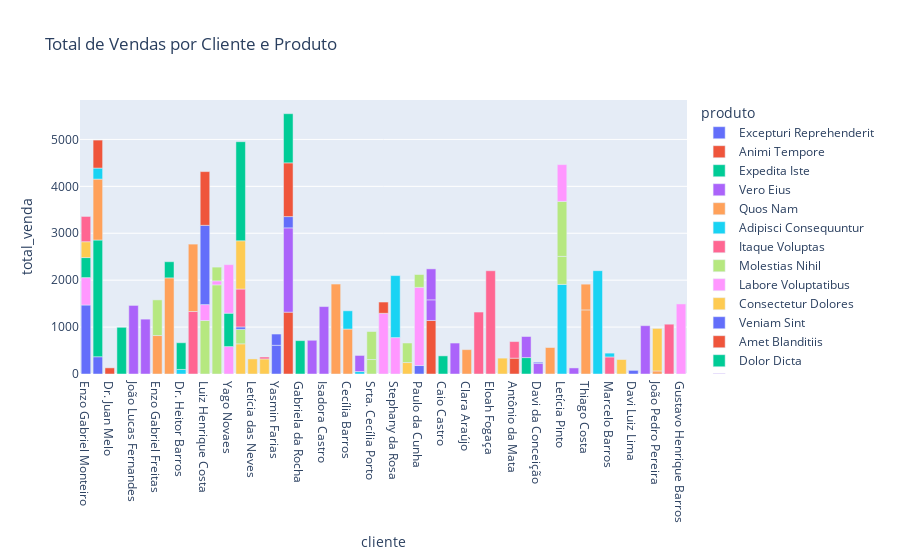

Notebook code cell kept with this figure:
### Code cell
# Gerar grafico
fig = px.bar(df, x="cliente", y="total_venda", color="produto", 
             title="Total de Vendas por Cliente e Produto")
fig.show()

### Figure 1 — Plotly figure (JSON) as saved in the notebook; plotly's stock layout.template omitted (floating-point values rounded to 4 significant figures)
{"data": [{"alignmentgroup": "True", "hovertemplate": "produto=Excepturi Reprehenderit<br>cliente=%{x}<br>total_venda=%{y}<extra></extra>", "legendgroup": "Excepturi Reprehenderit", "marker": {"color": "#636efa", "pattern": {"shape": ""}}, "name": "Excepturi Reprehenderit", "offsetgroup": "Excepturi Reprehenderit", "orientation": "v", "showlegend": true, "textposition": "auto", "type": "bar", "x": ["Enzo Gabriel Monteiro", "Yuri Teixeira"], "xaxis": "x", "y": [1470.0, 367.6], "yaxis": "y"}, {"alignmentgroup": "True", "hovertemplate": "produto=Animi Tempore<br>cliente=%{x}<br>total_venda=%{y}<extra></extra>", "legendgroup": "Animi Tempore", "marker": {"color": "#EF553B", "pattern": {"shape": ""}}, "name": "Animi Tempore", "offsetgroup": "Animi Tempore", "orientation": "v", "showlegend": true, "textposition": "auto", "type": "bar", "x": ["Dr. Juan Melo"], "xaxis": "x", "y": [130.8], "yaxis": "y"}, {"alignmentgroup": "True", "hovertemplate": "produto=Expedita Iste<br>cliente=%{x}<br>total_venda=%{y}<extra></extra>", "legendgroup": "Expedita Iste", "marker": {"color": "#00cc96", "pattern": {"shape": ""}}, "name": "Expedita Iste", "offsetgroup": "Expedita Iste", "orientation": "v", "showlegend": true, "textposition": "auto", "type": "bar", "x": ["João Felipe da Luz", "Yuri Teixeira"], "xaxis": "x", "y": [995.2, 2488.0], "yaxis": "y"}, {"alignmentgroup": "True", "hovertemplate": "produto=Vero Eius<br>cliente=%{x}<br>total_venda=%{y}<extra></extra>", "legendgroup": "Vero Eius", "marker": {"color": "#ab63fa", "pattern": {"shape": ""}}, "name": "Vero Eius", "offsetgroup": "Vero Eius", "orientation": "v", "showlegend": true, "textposition": "auto", "type": "bar", "x": ["João Lucas Fernandes", "Yasmin Vieira"], "xaxis": "x", "y": [1462.0, 1169.0], "yaxis": "y"}, {"alignmentgroup": "True", "hovertemplate": "produto=Quos Nam<br>cliente=%{x}<br>total_venda=%{y}<extra></extra>", "legendgroup": "Quos Nam", "marker": {"color": "#FFA15A", "pattern": {"shape": ""}}, "name": "Quos Nam", "offsetgroup": "Quos Nam", "orientation": "v", "showlegend": true, "textposition": "auto", "type": "bar", "x": ["Enzo Gabriel Freitas", "Henrique Castro"], "xaxis": "x", "y": [819.7, 2049.0], "yaxis": "y"}, {"alignmentgroup": "True", "hovertemplate": "produto=Adipisci Consequuntur<br>cliente=%{x}<br>total_venda=%{y}<extra></extra>", "legendgroup": "Adipisci Consequuntur", "marker": {"color": "#19d3f3", "pattern": {"shape": ""}}, "name": "Adipisci Consequuntur", "offsetgroup": "Adipisci Consequuntur", "orientation": "v", "showlegend": true, "textposition": "auto", "type": "bar", "x": ["Dr. Heitor Barros"], "xaxis": "x", "y": [97.22], "yaxis": "y"}, {"alignmentgroup": "True", "hovertemplate": "produto=Itaque Voluptas<br>cliente=%{x}<br>total_venda=%{y}<extra></extra>", "legendgroup": "Itaque Voluptas", "marker": {"color": "#FF6692", "pattern": {"shape": ""}}, "name": "Itaque Voluptas", "offsetgroup": "Itaque Voluptas", "orientation": "v", "showlegend": true, "textposition": "auto", "type": "bar", "x": ["Alexia da Cruz"], "xaxis": "x", "y": [1332.0], "yaxis": "y"}, {"alignmentgroup": "True", "hovertemplate": "produto=Molestias Nihil<br>cliente=%{x}<br>total_venda=%{y}<extra></extra>", "legendgroup": "Molestias Nihil", "marker": {"color": "#B6E880", "pattern": {"shape": ""}}, "name": "Molestias Nihil", "offsetgroup": "Molestias Nihil", "orientation": "v", "showlegend": true, "textposition": "auto", "type": "bar", "x": ["Enzo Gabriel Freitas", "Luiz Henrique Costa", "Thiago Castro"], "xaxis": "x", "y": [760.2, 1140.0, 1900.0], "yaxis": "y"}, {"alignmentgroup": "True", "hovertemplate": "produto=Labore Voluptatibus<br>cliente=%{x}<br>total_venda=%{y}<extra></extra>", "legendgroup": "Labore Voluptatibus", "marker": {"color": "#FF97FF", "pattern": {"shape": ""}}, "name": "Labore Voluptatibus", "offsetgroup": "Labore Voluptatibus", "orientation": "v", "showlegend": true, "textposition": "auto", "type": "bar", "x": ["Yago Novaes", "Enzo Gabriel Monteiro"], "xaxis": "x", "y": [584.6, 584.6], "yaxis": "y"}, {"alignmentgroup": "True", "hovertemplate": "produto=Consectetur Dolores<br>cliente=%{x}<br>total_venda=%{y}<extra></extra>", "legendgroup": "Consectetur Dolores", "marker": {"color": "#FECB52", "pattern": {"shape": ""}}, "name": "Consectetur Dolores", "offsetgroup": "Consectetur Dolores", "orientation": "v", "showlegend": true, "textposition": "auto", "type": "bar", "x": ["Brenda Fogaça", "Letícia das Neves", "Sra. Lavínia Campos"], "xaxis": "x", "y": [643.0, 321.5, 321.5], "yaxis": "y"}, {"alignmentgroup": "True", "hovertemplate": "produto=Veniam Sint<br>cliente=%{x}<br>total_venda=%{y}<extra></extra>", "legendgroup": "Veniam Sint", "marker": {"color": "#636efa", "pattern": {"shape": ""}}, "name": "Veniam Sint", "offsetgroup": "Veniam Sint", "orientation": "v", "showlegend": true, "textposition": "auto", "type": "bar", "x": ["Yasmin Farias"], "xaxis": "x", "y": [611.6], "yaxis": "y"}, {"alignmentgroup": "True", "hovertemplate": "produto=Amet Blanditiis<br>cliente=%{x}<br>total_venda=%{y}<extra></extra>", "legendgroup": "Amet Blanditiis", "marker": {"color": "#EF553B", "pattern": {"shape": ""}}, "name": "Amet Blanditiis", "offsetgroup": "Amet Blanditiis", "orientation": "v", "showlegend": true, "textposition": "auto", "type": "bar", "x": ["Luna Silva"], "xaxis": "x", "y": [1318.0], "yaxis": "y"}, {"alignmentgroup": "True", "hovertemplate": "produto=Dolor Dicta<br>cliente=%{x}<br>total_venda=%{y}<extra></extra>", "legendgroup": "Dolor Dicta", "marker": {"color": "#00cc96", "pattern": {"shape": ""}}, "name": "Dolor Dicta", "offsetgroup": "Dolor Dicta", "orientation": "v", "showlegend": true, "textposition": "auto", "type": "bar", "x": ["Enzo Gabriel Monteiro", "Gabriela da Rocha", "Dr. Heitor Barros", "Yago Novaes"], "xaxis": "x", "y": [426.8, 711.4, 569.1, 711.4], "yaxis": "y"}, {"alignmentgroup": "True", "hovertemplate": "produto=Nisi Nulla<br>cliente=%{x}<br>total_venda=%{y}<extra></extra>", "legendgroup": "Nisi Nulla", "marker": {"color": "#ab63fa", "pattern": {"shape": ""}}, "name": "Nisi Nulla", "offsetgroup": "Nisi Nulla", "orientation": "v", "showlegend": true, "textposition": "auto", "type": "bar", "x": ["Luna Silva", "André Ferreira", "Isadora Castro"], "xaxis": "x", "y": [1797.0, 718.7, 1437.0], "yaxis": "y"}, {"alignmentgroup": "True", "hovertemplate": "produto=Consectetur Autem<br>cliente=%{x}<br>total_venda=%{y}<extra></extra>", "legendgroup": "Consectetur Autem", "marker": {"color": "#FFA15A", "pattern": {"shape": ""}}, "name": "Consectetur Autem", "offsetgroup": "Consectetur Autem", "orientation": "v", "showlegend": true, "textposition": "auto", "type": "bar", "x": ["Alexia da Cruz", "Isadora Fernandes", "Cecília Barros"], "xaxis": "x", "y": [1437.0, 1916.0, 958.1], "yaxis": "y"}, {"alignmentgroup": "True", "hovertemplate": "produto=Tenetur Reiciendis<br>cliente=%{x}<br>total_venda=%{y}<extra></extra>", "legendgroup": "Tenetur Reiciendis", "marker": {"color": "#19d3f3", "pattern": {"shape": ""}}, "name": "Tenetur Reiciendis", "offsetgroup": "Tenetur Reiciendis", "orientation": "v", "showlegend": true, "textposition": "auto", "type": "bar", "x": ["Heloísa Monteiro"], "xaxis": "x", "y": [52.6], "yaxis": "y"}, {"alignmentgroup": "True", "hovertemplate": "produto=Voluptate Rem<br>cliente=%{x}<br>total_venda=%{y}<extra></extra>", "legendgroup": "Voluptate Rem", "marker": {"color": "#FF6692", "pattern": {"shape": ""}}, "name": "Voluptate Rem", "offsetgroup": "Voluptate Rem", "orientation": "v", "showlegend": true, "textposition": "auto", "type": "bar", "x": ["Sra. Lavínia Campos"], "xaxis": "x", "y": [40.56], "yaxis": "y"}, {"alignmentgroup": "True", "hovertemplate": "produto=Quas Maxime<br>cliente=%{x}<br>total_venda=%{y}<extra></extra>", "legendgroup": "Quas Maxime", "marker": {"color": "#B6E880", "pattern": {"shape": ""}}, "name": "Quas Maxime", "offsetgroup": "Quas Maxime", "orientation": "v", "showlegend": true, "textposition": "auto", "type": "bar", "x": ["Srta. Cecília Porto", "Brenda Fogaça"], "xaxis": "x", "y": [308.5, 308.5], "yaxis": "y"}, {"alignmentgroup": "True", "hovertemplate": "produto=Beatae Ab<br>cliente=%{x}<br>total_venda=%{y}<extra></extra>", "legendgroup": "Beatae Ab", "marker": {"color": "#FF97FF", "pattern": {"shape": ""}}, "name": "Beatae Ab", "offsetgroup": "Beatae Ab", "orientation": "v", "showlegend": true, "textposition": "auto", "type": "bar", "x": ["Breno Nascimento", "Yago Novaes", "Stephany da Rosa"], "xaxis": "x", "y": [1294.0, 1035.0, 776.3], "yaxis": "y"}, {"alignmentgroup": "True", "hovertemplate": "produto=Quas Culpa<br>cliente=%{x}<br>total_venda=%{y}<extra></extra>", "legendgroup": "Quas Culpa", "marker": {"color": "#FECB52", "pattern": {"shape": ""}}, "name": "Quas Culpa", "offsetgroup": "Quas Culpa", "orientation": "v", "showlegend": true, "textposition": "auto", "type": "bar", "x": ["Dr. Danilo Moraes"], "xaxis": "x", "y": [244.4], "yaxis": "y"}, {"alignmentgroup": "True", "hovertemplate": "produto=Totam Quo<br>cliente=%{x}<br>total_venda=%{y}<extra></extra>", "legendgroup": "Totam Quo", "marker": {"color": "#636efa", "pattern": {"shape": ""}}, "name": "Totam Quo", "offsetgroup": "Totam Quo", "orientation": "v", "showlegend": true, "textposition": "auto", "type": "bar", "x": ["Paulo da Cunha", "Luna Silva"], "xaxis": "x", "y": [180.2, 240.3], "yaxis": "y"}, {"alignmentgroup": "True", "hovertemplate": "produto=Vel Commodi<br>cliente=%{x}<br>total_venda=%{y}<extra></extra>", "legendgroup": "Vel Commodi", "marker": {"color": "#EF553B", "pattern": {"shape": ""}}, "name": "Vel Commodi", "offsetgroup": "Vel Commodi", "orientation": "v", "showlegend": true, "textposition": "auto", "type": "bar", "x": ["Isis Viana"], "xaxis": "x", "y": [1141.0], "yaxis": "y"}, {"alignmentgroup": "True", "hovertemplate": "produto=Praesentium Explicabo<br>cliente=%{x}<br>total_venda=%{y}<extra></extra>", "legendgroup": "Praesentium Explicabo", "marker": {"color": "#00cc96", "pattern": {"shape": ""}}, "name": "Praesentium Explicabo", "offsetgroup": "Praesentium Explicabo", "orientation": "v", "showlegend": true, "textposition": "auto", "type": "bar", "x": ["Caio Castro"], "xaxis": "x", "y": [386.4], "yaxis": "y"}, {"alignmentgroup": "True", "hovertemplate": "produto=Ad Quasi<br>cliente=%{x}<br>total_venda=%{y}<extra></extra>", "legendgroup": "Ad Quasi", "marker": {"color": "#ab63fa", "pattern": {"shape": ""}}, "name": "Ad Quasi", "offsetgroup": "Ad Quasi", "orientation": "v", "showlegend": true, "textposition": "auto", "type": "bar", "x": ["Isis Viana", "Maria Clara da Cruz", "Isis Viana"], "xaxis": "x", "y": [439.9, 659.8, 659.8], "yaxis": "y"}, {"alignmentgroup": "True", "hovertemplate": "produto=Error In<br>cliente=%{x}<br>total_venda=%{y}<extra></extra>", "legendgroup": "Error In", "marker": {"color": "#FFA15A", "pattern": {"shape": ""}}, "name": "Error In", "offsetgroup": "Error In", "orientation": "v", "showlegend": true, "textposition": "auto", "type": "bar", "x": ["Yuri Teixeira", "Clara Araújo"], "xaxis": "x", "y": [1298.0, 519.3], "yaxis": "y"}, {"alignmentgroup": "True", "hovertemplate": "produto=Quam Accusamus<br>cliente=%{x}<br>total_venda=%{y}<extra></extra>", "legendgroup": "Quam Accusamus", "marker": {"color": "#19d3f3", "pattern": {"shape": ""}}, "name": "Quam Accusamus", "offsetgroup": "Quam Accusamus", "orientation": "v", "showlegend": true, "textposition": "auto", "type": "bar", "x": ["Yuri Teixeira"], "xaxis": "x", "y": [235.2], "yaxis": "y"}, {"alignmentgroup": "True", "hovertemplate": "produto=Veritatis Corporis<br>cliente=%{x}<br>total_venda=%{y}<extra></extra>", "legendgroup": "Veritatis Corporis", "marker": {"color": "#FF6692", "pattern": {"shape": ""}}, "name": "Veritatis Corporis", "offsetgroup": "Veritatis Corporis", "orientation": "v", "showlegend": true, "textposition": "auto", "type": "bar", "x": ["Diego Melo", "Eloah Fogaça"], "xaxis": "x", "y": [1321.0, 2201.0], "yaxis": "y"}, {"alignmentgroup": "True", "hovertemplate": "produto=Aliquam Explicabo<br>cliente=%{x}<br>total_venda=%{y}<extra></extra>", "legendgroup": "Aliquam Explicabo", "marker": {"color": "#B6E880", "pattern": {"shape": ""}}, "name": "Aliquam Explicabo", "offsetgroup": "Aliquam Explicabo", "orientation": "v", "showlegend": true, "textposition": "auto", "type": "bar", "x": ["Dr. Danilo Moraes"], "xaxis": "x", "y": [416.4], "yaxis": "y"}, {"alignmentgroup": "True", "hovertemplate": "produto=Officiis Nesciunt<br>cliente=%{x}<br>total_venda=%{y}<extra></extra>", "legendgroup": "Officiis Nesciunt", "marker": {"color": "#FF97FF", "pattern": {"shape": ""}}, "name": "Officiis Nesciunt", "offsetgroup": "Officiis Nesciunt", "orientation": "v", "showlegend": true, "textposition": "auto", "type": "bar", "x": ["Paulo da Cunha"], "xaxis": "x", "y": [1666.0], "yaxis": "y"}, {"alignmentgroup": "True", "hovertemplate": "produto=Ipsum Ea<br>cliente=%{x}<br>total_venda=%{y}<extra></extra>", "legendgroup": "Ipsum Ea", "marker": {"color": "#FECB52", "pattern": {"shape": ""}}, "name": "Ipsum Ea", "offsetgroup": "Ipsum Ea", "orientation": "v", "showlegend": true, "textposition": "auto", "type": "bar", "x": ["Alícia Silva", "Enzo Gabriel Monteiro"], "xaxis": "x", "y": [338.0, 338.0], "yaxis": "y"}, {"alignmentgroup": "True", "hovertemplate": "produto=Repellendus Ducimus<br>cliente=%{x}<br>total_venda=%{y}<extra></extra>", "legendgroup": "Repellendus Ducimus", "marker": {"color": "#636efa", "pattern": {"shape": ""}}, "name": "Repellendus Ducimus", "offsetgroup": "Repellendus Ducimus", "orientation": "v", "showlegend": true, "textposition": "auto", "type": "bar", "x": ["Brenda Fogaça"], "xaxis": "x", "y": [51.97], "yaxis": "y"}, {"alignmentgroup": "True", "hovertemplate": "produto=Iure Necessitatibus<br>cliente=%{x}<br>total_venda=%{y}<extra></extra>", "legendgroup": "Iure Necessitatibus", "marker": {"color": "#EF553B", "pattern": {"shape": ""}}, "name": "Iure Necessitatibus", "offsetgroup": "Iure Necessitatibus", "orientation": "v", "showlegend": true, "textposition": "auto", "type": "bar", "x": ["Antônio da Mata"], "xaxis": "x", "y": [337.7], "yaxis": "y"}, {"alignmentgroup": "True", "hovertemplate": "produto=Excepturi Provident<br>cliente=%{x}<br>total_venda=%{y}<extra></extra>", "legendgroup": "Excepturi Provident", "marker": {"color": "#00cc96", "pattern": {"shape": ""}}, "name": "Excepturi Provident", "offsetgroup": "Excepturi Provident", "orientation": "v", "showlegend": true, "textposition": "auto", "type": "bar", "x": ["Raul da Luz"], "xaxis": "x", "y": [350], "yaxis": "y"}, {"alignmentgroup": "True", "hovertemplate": "produto=Saepe Reiciendis<br>cliente=%{x}<br>total_venda=%{y}<extra></extra>", "legendgroup": "Saepe Reiciendis", "marker": {"color": "#ab63fa", "pattern": {"shape": ""}}, "name": "Saepe Reiciendis", "offsetgroup": "Saepe Reiciendis", "orientation": "v", "showlegend": true, "textposition": "auto", "type": "bar", "x": ["Davi da Conceição", "Raul da Luz"], "xaxis": "x", "y": [224.7, 449.3], "yaxis": "y"}, {"alignmentgroup": "True", "hovertemplate": "produto=Minima Nihil<br>cliente=%{x}<br>total_venda=%{y}<extra></extra>", "legendgroup": "Minima Nihil", "marker": {"color": "#FFA15A", "pattern": {"shape": ""}}, "name": "Minima Nihil", "offsetgroup": "Minima Nihil", "orientation": "v", "showlegend": true, "textposition": "auto", "type": "bar", "x": ["Henrique Campos"], "xaxis": "x", "y": [564.8], "yaxis": "y"}, {"alignmentgroup": "True", "hovertemplate": "produto=Consequatur Voluptate<br>cliente=%{x}<br>total_venda=%{y}<extra></extra>", "legendgroup": "Consequatur Voluptate", "marker": {"color": "#19d3f3", "pattern": {"shape": ""}}, "name": "Consequatur Voluptate", "offsetgroup": "Consequatur Voluptate", "orientation": "v", "showlegend": true, "textposition": "auto", "type": "bar", "x": ["Letícia Pinto"], "xaxis": "x", "y": [1909.0], "yaxis": "y"}, {"alignmentgroup": "True", "hovertemplate": "produto=Rerum Tempore<br>cliente=%{x}<br>total_venda=%{y}<extra></extra>", "legendgroup": "Rerum Tempore", "marker": {"color": "#FF6692", "pattern": {"shape": ""}}, "name": "Rerum Tempore", "offsetgroup": "Rerum Tempore", "orientation": "v", "showlegend": true, "textposition": "auto", "type": "bar", "x": ["Enzo Gabriel Monteiro", "Brenda Fogaça"], "xaxis": "x", "y": [538.5, 807.8], "yaxis": "y"}, {"alignmentgroup": "True", "hovertemplate": "produto=Quia Adipisci<br>cliente=%{x}<br>total_venda=%{y}<extra></extra>", "legendgroup": "Quia Adipisci", "marker": {"color": "#B6E880", "pattern": {"shape": ""}}, "name": "Quia Adipisci", "offsetgroup": "Quia Adipisci", "orientation": "v", "showlegend": true, "textposition": "auto", "type": "bar", "x": ["Letícia Pinto", "Srta. Cecília Porto"], "xaxis": "x", "y": [597.5, 597.5], "yaxis": "y"}, {"alignmentgroup": "True", "hovertemplate": "produto=Magni Delectus<br>cliente=%{x}<br>total_venda=%{y}<extra></extra>", "legendgroup": "Magni Delectus", "marker": {"color": "#FF97FF", "pattern": {"shape": ""}}, "name": "Magni Delectus", "offsetgroup": "Magni Delectus", "orientation": "v", "showlegend": true, "textposition": "auto", "type": "bar", "x": ["Luiz Henrique Costa", "Thiago Castro"], "xaxis": "x", "y": [339.6, 84.89], "yaxis": "y"}, {"alignmentgroup": "True", "hovertemplate": "produto=Quidem Sapiente<br>cliente=%{x}<br>total_venda=%{y}<extra></extra>", "legendgroup": "Quidem Sapiente", "marker": {"color": "#FECB52", "pattern": {"shape": ""}}, "name": "Quidem Sapiente", "offsetgroup": "Quidem Sapiente", "orientation": "v", "showlegend": true, "textposition": "auto", "type": "bar", "x": ["Brenda Fogaça"], "xaxis": "x", "y": [1029.0], "yaxis": "y"}, {"alignmentgroup": "True", "hovertemplate": "produto=Maiores Rerum<br>cliente=%{x}<br>total_venda=%{y}<extra></extra>", "legendgroup": "Maiores Rerum", "marker": {"color": "#636efa", "pattern": {"shape": ""}}, "name": "Maiores Rerum", "offsetgroup": "Maiores Rerum", "orientation": "v", "showlegend": true, "textposition": "auto", "type": "bar", "x": ["Luiz Henrique Costa"], "xaxis": "x", "y": [1689], "yaxis": "y"}, {"alignmentgroup": "True", "hovertemplate": "produto=Ex Rem<br>cliente=%{x}<br>total_venda=%{y}<extra></extra>", "legendgroup": "Ex Rem", "marker": {"color": "#EF553B", "pattern": {"shape": ""}}, "name": "Ex Rem", "offsetgroup": "Ex Rem", "orientation": "v", "showlegend": true, "textposition": "auto", "type": "bar", "x": ["Breno Nascimento"], "xaxis": "x", "y": [240.0], "yaxis": "y"}, {"alignmentgroup": "True", "hovertemplate": "produto=Veniam Hic<br>cliente=%{x}<br>total_venda=%{y}<extra></extra>", "legendgroup": "Veniam Hic", "marker": {"color": "#00cc96", "pattern": {"shape": ""}}, "name": "Veniam Hic", "offsetgroup": "Veniam Hic", "orientation": "v", "showlegend": true, "textposition": "auto", "type": "bar", "x": ["Brenda Fogaça"], "xaxis": "x", "y": [2112.0], "yaxis": "y"}, {"alignmentgroup": "True", "hovertemplate": "produto=Saepe Enim<br>cliente=%{x}<br>total_venda=%{y}<extra></extra>", "legendgroup": "Saepe Enim", "marker": {"color": "#ab63fa", "pattern": {"shape": ""}}, "name": "Saepe Enim", "offsetgroup": "Saepe Enim", "orientation": "v", "showlegend": true, "textposition": "auto", "type": "bar", "x": ["Marcos Vinicius Cavalcanti"], "xaxis": "x", "y": [129.3], "yaxis": "y"}, {"alignmentgroup": "True", "hovertemplate": "produto=Possimus Nam<br>cliente=%{x}<br>total_venda=%{y}<extra></extra>", "legendgroup": "Possimus Nam", "marker": {"color": "#FFA15A", "pattern": {"shape": ""}}, "name": "Possimus Nam", "offsetgroup": "Possimus Nam", "orientation": "v", "showlegend": true, "textposition": "auto", "type": "bar", "x": ["Thiago Costa"], "xaxis": "x", "y": [1366.0], "yaxis": "y"}, {"alignmentgroup": "True", "hovertemplate": "produto=Corrupti Ut<br>cliente=%{x}<br>total_venda=%{y}<extra></extra>", "legendgroup": "Corrupti Ut", "marker": {"color": "#19d3f3", "pattern": {"shape": ""}}, "name": "Corrupti Ut", "offsetgroup": "Corrupti Ut", "orientation": "v", "showlegend": true, "textposition": "auto", "type": "bar", "x": ["Levi Correia", "Stephany da Rosa"], "xaxis": "x", "y": [2203.0, 1322.0], "yaxis": "y"}, {"alignmentgroup": "True", "hovertemplate": "produto=Reprehenderit Asperiores<br>cliente=%{x}<br>total_venda=%{y}<extra></extra>", "legendgroup": "Reprehenderit Asperiores", "marker": {"color": "#FF6692", "pattern": {"shape": ""}}, "name": "Reprehenderit Asperiores", "offsetgroup": "Reprehenderit Asperiores", "orientation": "v", "showlegend": true, "textposition": "auto", "type": "bar", "x": ["Marcelo Barros"], "xaxis": "x", "y": [363.6], "yaxis": "y"}, {"alignmentgroup": "True", "hovertemplate": "produto=Reprehenderit Officia<br>cliente=%{x}<br>total_venda=%{y}<extra></extra>", "legendgroup": "Reprehenderit Officia", "marker": {"color": "#B6E880", "pattern": {"shape": ""}}, "name": "Reprehenderit Officia", "offsetgroup": "Reprehenderit Officia", "orientation": "v", "showlegend": true, "textposition": "auto", "type": "bar", "x": ["Thiago Castro", "Letícia Pinto"], "xaxis": "x", "y": [292.9, 1172.0], "yaxis": "y"}, {"alignmentgroup": "True", "hovertemplate": "produto=Totam Eos<br>cliente=%{x}<br>total_venda=%{y}<extra></extra>", "legendgroup": "Totam Eos", "marker": {"color": "#FF97FF", "pattern": {"shape": ""}}, "name": "Totam Eos", "offsetgroup": "Totam Eos", "orientation": "v", "showlegend": true, "textposition": "auto", "type": "bar", "x": ["Letícia Pinto"], "xaxis": "x", "y": [785.0], "yaxis": "y"}, {"alignmentgroup": "True", "hovertemplate": "produto=Qui Ratione<br>cliente=%{x}<br>total_venda=%{y}<extra></extra>", "legendgroup": "Qui Ratione", "marker": {"color": "#FECB52", "pattern": {"shape": ""}}, "name": "Qui Ratione", "offsetgroup": "Qui Ratione", "orientation": "v", "showlegend": true, "textposition": "auto", "type": "bar", "x": ["Raul Sales"], "xaxis": "x", "y": [308.4], "yaxis": "y"}, {"alignmentgroup": "True", "hovertemplate": "produto=Nam Ducimus<br>cliente=%{x}<br>total_venda=%{y}<extra></extra>", "legendgroup": "Nam Ducimus", "marker": {"color": "#636efa", "pattern": {"shape": ""}}, "name": "Nam Ducimus", "offsetgroup": "Nam Ducimus", "orientation": "v", "showlegend": true, "textposition": "auto", "type": "bar", "x": ["Davi da Conceição", "Davi Luiz Lima"], "xaxis": "x", "y": [25.57, 76.71], "yaxis": "y"}, {"alignmentgroup": "True", "hovertemplate": "produto=Cupiditate Reiciendis<br>cliente=%{x}<br>total_venda=%{y}<extra></extra>", "legendgroup": "Cupiditate Reiciendis", "marker": {"color": "#EF553B", "pattern": {"shape": ""}}, "name": "Cupiditate Reiciendis", "offsetgroup": "Cupiditate Reiciendis", "orientation": "v", "showlegend": true, "textposition": "auto", "type": "bar", "x": ["Yuri Teixeira"], "xaxis": "x", "y": [596.9], "yaxis": "y"}, {"alignmentgroup": "True", "hovertemplate": "produto=Fugit Deserunt<br>cliente=%{x}<br>total_venda=%{y}<extra></extra>", "legendgroup": "Fugit Deserunt", "marker": {"color": "#00cc96", "pattern": {"shape": ""}}, "name": "Fugit Deserunt", "offsetgroup": "Fugit Deserunt", "orientation": "v", "showlegend": true, "textposition": "auto", "type": "bar", "x": ["Henrique Castro"], "xaxis": "x", "y": [344.0], "yaxis": "y"}, {"alignmentgroup": "True", "hovertemplate": "produto=Nulla Harum<br>cliente=%{x}<br>total_venda=%{y}<extra></extra>", "legendgroup": "Nulla Harum", "marker": {"color": "#ab63fa", "pattern": {"shape": ""}}, "name": "Nulla Harum", "offsetgroup": "Nulla Harum", "orientation": "v", "showlegend": true, "textposition": "auto", "type": "bar", "x": ["Alícia Alves"], "xaxis": "x", "y": [1030.0], "yaxis": "y"}, {"alignmentgroup": "True", "hovertemplate": "produto=Minima Dolor<br>cliente=%{x}<br>total_venda=%{y}<extra></extra>", "legendgroup": "Minima Dolor", "marker": {"color": "#FFA15A", "pattern": {"shape": ""}}, "name": "Minima Dolor", "offsetgroup": "Minima Dolor", "orientation": "v", "showlegend": true, "textposition": "auto", "type": "bar", "x": ["João Pedro Pereira"], "xaxis": "x", "y": [64.82], "yaxis": "y"}, {"alignmentgroup": "True", "hovertemplate": "produto=Velit Cum<br>cliente=%{x}<br>total_venda=%{y}<extra></extra>", "legendgroup": "Velit Cum", "marker": {"color": "#19d3f3", "pattern": {"shape": ""}}, "name": "Velit Cum", "offsetgroup": "Velit Cum", "orientation": "v", "showlegend": true, "textposition": "auto", "type": "bar", "x": ["Cecília Barros"], "xaxis": "x", "y": [388.8], "yaxis": "y"}, {"alignmentgroup": "True", "hovertemplate": "produto=Magni Praesentium<br>cliente=%{x}<br>total_venda=%{y}<extra></extra>", "legendgroup": "Magni Praesentium", "marker": {"color": "#FF6692", "pattern": {"shape": ""}}, "name": "Magni Praesentium", "offsetgroup": "Magni Praesentium", "orientation": "v", "showlegend": true, "textposition": "auto", "type": "bar", "x": ["Antônio da Mata", "Arthur Cunha"], "xaxis": "x", "y": [353.9, 1062.0], "yaxis": "y"}, {"alignmentgroup": "True", "hovertemplate": "produto=Voluptate Iure<br>cliente=%{x}<br>total_venda=%{y}<extra></extra>", "legendgroup": "Voluptate Iure", "marker": {"color": "#B6E880", "pattern": {"shape": ""}}, "name": "Voluptate Iure", "offsetgroup": "Voluptate Iure", "orientation": "v", "showlegend": true, "textposition": "auto", "type": "bar", "x": ["Paulo da Cunha"], "xaxis": "x", "y": [274.1], "yaxis": "y"}, {"alignmentgroup": "True", "hovertemplate": "produto=Non Vel<br>cliente=%{x}<br>total_venda=%{y}<extra></extra>", "legendgroup": "Non Vel", "marker": {"color": "#FF97FF", "pattern": {"shape": ""}}, "name": "Non Vel", "offsetgroup": "Non Vel", "orientation": "v", "showlegend": true, "textposition": "auto", "type": "bar", "x": ["Gustavo Henrique Barros"], "xaxis": "x", "y": [1493.0], "yaxis": "y"}, {"alignmentgroup": "True", "hovertemplate": "produto=Labore Error<br>cliente=%{x}<br>total_venda=%{y}<extra></extra>", "legendgroup": "Labore Error", "marker": {"color": "#FECB52", "pattern": {"shape": ""}}, "name": "Labore Error", "offsetgroup": "Labore Error", "orientation": "v", "showlegend": true, "textposition": "auto", "type": "bar", "x": ["João Pedro Pereira"], "xaxis": "x", "y": [906.7], "yaxis": "y"}, {"alignmentgroup": "True", "hovertemplate": "produto=Culpa Possimus<br>cliente=%{x}<br>total_venda=%{y}<extra></extra>", "legendgroup": "Culpa Possimus", "marker": {"color": "#636efa", "pattern": {"shape": ""}}, "name": "Culpa Possimus", "offsetgroup": "Culpa Possimus", "orientation": "v", "showlegend": true, "textposition": "auto", "type": "bar", "x": ["Yasmin Farias"], "xaxis": "x", "y": [240.2], "yaxis": "y"}, {"alignmentgroup": "True", "hovertemplate": "produto=Perspiciatis Quis<br>cliente=%{x}<br>total_venda=%{y}<extra></extra>", "legendgroup": "Perspiciatis Quis", "marker": {"color": "#EF553B", "pattern": {"shape": ""}}, "name": "Perspiciatis Quis", "offsetgroup": "Perspiciatis Quis", "orientation": "v", "showlegend": true, "textposition": "auto", "type": "bar", "x": ["Luna Silva", "Luiz Henrique Costa"], "xaxis": "x", "y": [1145.0, 1145.0], "yaxis": "y"}, {"alignmentgroup": "True", "hovertemplate": "produto=Alias Delectus<br>cliente=%{x}<br>total_venda=%{y}<extra></extra>", "legendgroup": "Alias Delectus", "marker": {"color": "#00cc96", "pattern": {"shape": ""}}, "name": "Alias Delectus", "offsetgroup": "Alias Delectus", "orientation": "v", "showlegend": true, "textposition": "auto", "type": "bar", "x": ["Luna Silva"], "xaxis": "x", "y": [1048.0], "yaxis": "y"}, {"alignmentgroup": "True", "hovertemplate": "produto=Molestias Unde<br>cliente=%{x}<br>total_venda=%{y}<extra></extra>", "legendgroup": "Molestias Unde", "marker": {"color": "#ab63fa", "pattern": {"shape": ""}}, "name": "Molestias Unde", "offsetgroup": "Molestias Unde", "orientation": "v", "showlegend": true, "textposition": "auto", "type": "bar", "x": ["Heloísa Monteiro"], "xaxis": "x", "y": [342.6], "yaxis": "y"}, {"alignmentgroup": "True", "hovertemplate": "produto=Magnam Doloribus<br>cliente=%{x}<br>total_venda=%{y}<extra></extra>", "legendgroup": "Magnam Doloribus", "marker": {"color": "#FFA15A", "pattern": {"shape": ""}}, "name": "Magnam Doloribus", "offsetgroup": "Magnam Doloribus", "orientation": "v", "showlegend": true, "textposition": "auto", "type": "bar", "x": ["Thiago Costa"], "xaxis": "x", "y": [548.6], "yaxis": "y"}, {"alignmentgroup": "True", "hovertemplate": "produto=Quos Quia<br>cliente=%{x}<br>total_venda=%{y}<extra></extra>", "legendgroup": "Quos Quia", "marker": {"color": "#19d3f3", "pattern": {"shape": ""}}, "name": "Quos Quia", "offsetgroup": "Quos Quia", "orientation": "v", "showlegend": true, "textposition": "auto", "type": "bar", "x": ["Marcelo Barros"], "xaxis": "x", "y": [81.24], "yaxis": "y"}], "layout": {"barmode": "relative", "legend": {"title": {"text": "produto"}, "tracegroupgap": 0}, "title": {"text": "Total de Vendas por Cliente e Produto"}, "xaxis": {"anchor": "y", "domain": [0, 1], "title": {"text": "cliente"}}, "yaxis": {"anchor": "x", "domain": [0, 1], "title": {"text": "total_venda"}}}}
